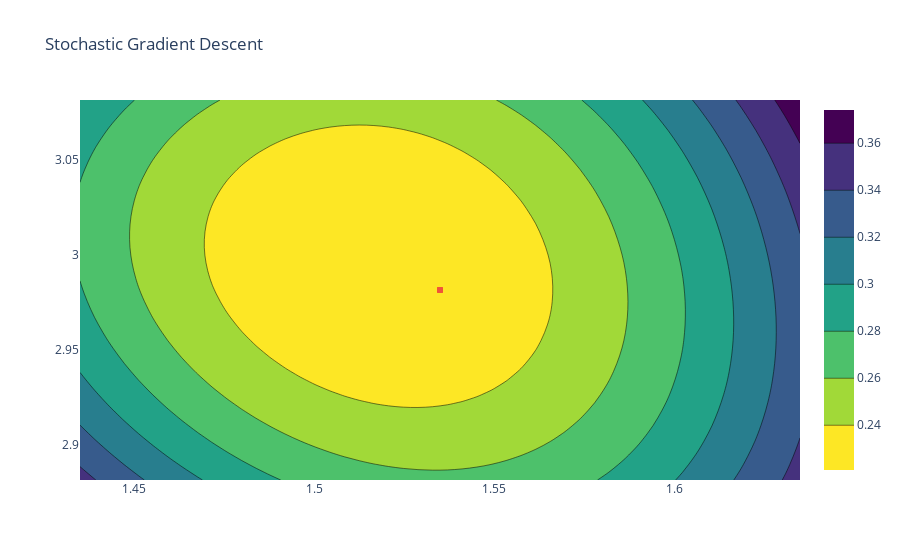

The notebook cell this image was saved under:
### Code cell
contour_plot('Stochastic Gradient Descent', thetas_stoch, average_squared_loss, sin_model, x, y)
